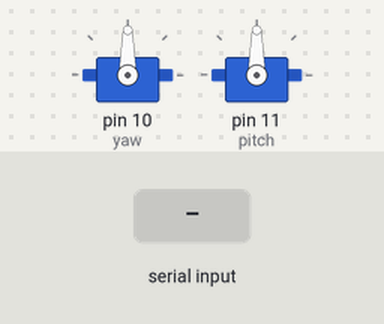
The sketch below on a simulated Arduino Uno, built with avr-gcc and run on an emulated ATmega328P. Shown: 2 × servo. The inputs (shaded band) are chosen by the test bench.

Above: at 1.2 s.
1.3 s: byte 30 received over Serial
At 1.6 s:
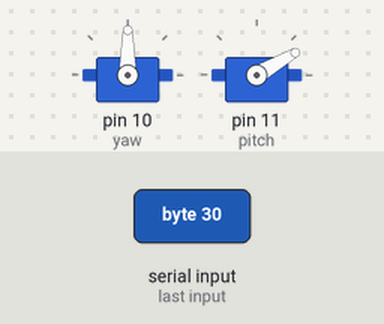
2.8 s: byte 120 received over Serial
At 3.9 s:
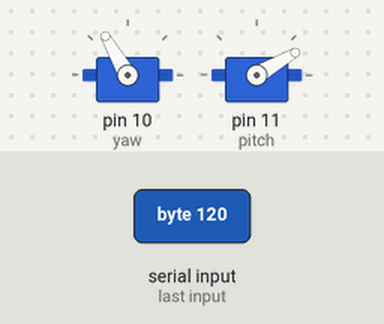
4.3 s: byte 90 received over Serial
At 5.1 s:
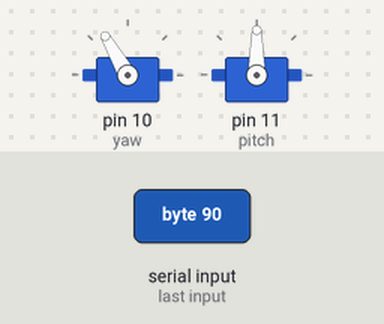
5.8 s: byte 30 received over Serial
At 6.2 s:
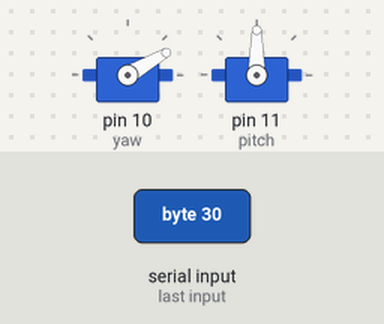
7.3 s: byte 120 received over Serial
At 8.5 s:
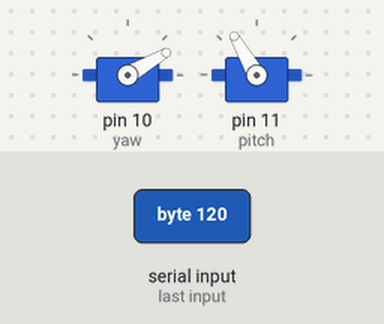
8.8 s: byte 90 received over Serial
At 9.7 s:
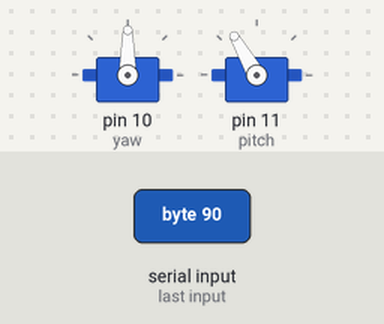
Timing chart, 0 to 11.3 s (numbered marks = the images above; inputs shaded):
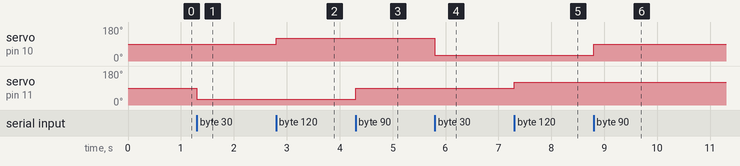

The sketch:

head.ino
```cpp
#include <Servo.h>

Servo yaw;
Servo pitch;

int incomingByte = 0;

void setup() {
  Serial.begin(115200);
  yaw.attach(10);
  pitch.attach(11);
}

void loop() {
  int count = 0;

  /* Yaw */
  while (Serial.available() == 0);
  incomingByte = Serial.read();
  //analogWrite(10, incomingByte);
  pitch.write(incomingByte);

  /* Pitch */
  while (Serial.available() == 0);
  incomingByte = Serial.read();
  //analogWrite(11, incomingByte);
  yaw.write(incomingByte);
}
```

Measured:
- after the input at 1.3 s, servo on pin 11 (pitch): 90° → 30° at once
- after the input at 2.8 s, servo on pin 10 (yaw): 90° → 120° at once
- after the input at 4.3 s, servo on pin 11 (pitch): 30° → 90° at once
- after the input at 5.8 s, servo on pin 10 (yaw): 120° → 30° at once
- after the input at 7.3 s, servo on pin 11 (pitch): 90° → 120° at once
- after the input at 8.8 s, servo on pin 10 (yaw): 30° → 90° at once
